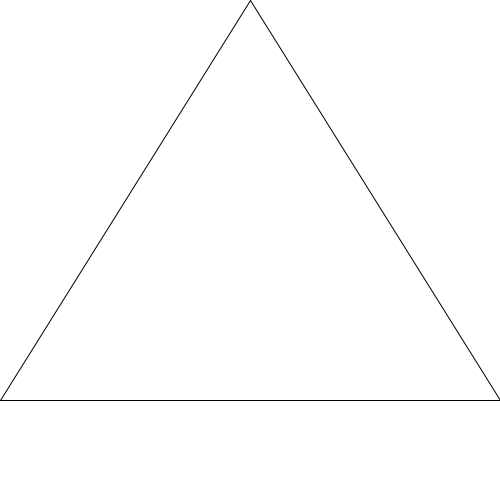
Frame 1 (no input)
Frame 60 (the mouse pressed at the canvas centre just before this capture): identical to frame 1, image omitted
Frame 120 (the mouse held since frame 60 and released just before this capture): identical to frame 1, image omitted

The Processing sketch that drew this single still picture (run headless with seeded random() and noise(); from frame 60 on, the mouse is pressed at the canvas centre):

// Processing sketch: opdracht8
// ── opdracht8.pde


void setup(){
  size(500,500);
}

void draw(){
  background(255,255,255);
  tekenDriehoek(0,400,250,0,500,400);
}
void tekenDriehoek(int x1, int y1, int x2, int y2, int x3, int y3) {
    // teken een driehoek m.b.v. de meegegeven data (parameters)
    triangle(x1,y1,x2,y2,x3,y3);
}
